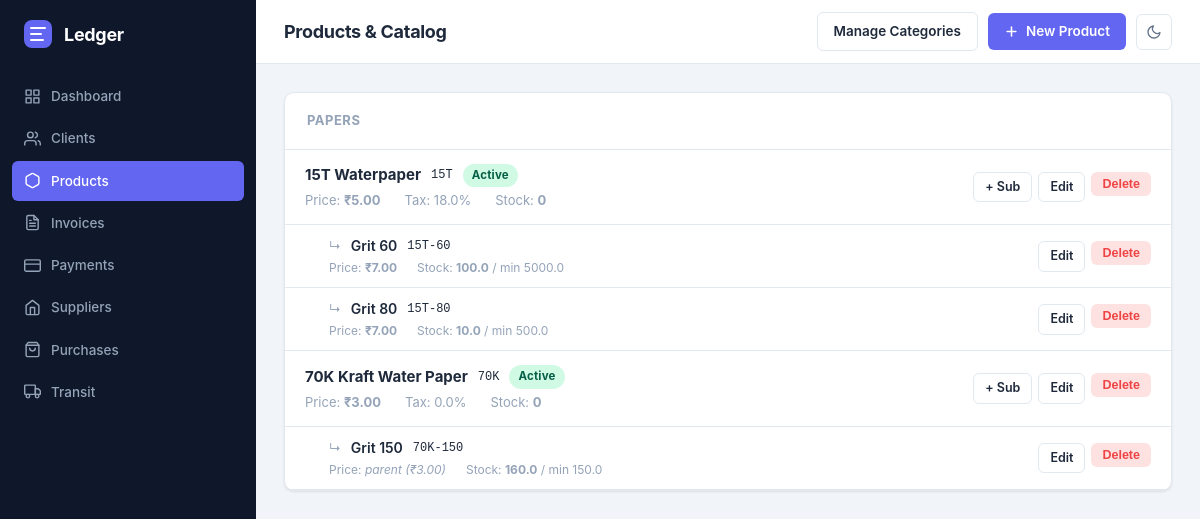
Screenshot of /products/ with the database file from the repository.
### tables this page shows
CREATE TABLE categories (
            id          INTEGER PRIMARY KEY AUTOINCREMENT,
            name        TEXT NOT NULL,
            description TEXT,
            created_at  TIMESTAMP DEFAULT CURRENT_TIMESTAMP
        );

CREATE TABLE products (
            id              INTEGER PRIMARY KEY AUTOINCREMENT,
            name            TEXT NOT NULL,
            sku             TEXT,
            description     TEXT,
            unit_price      REAL NOT NULL DEFAULT 0,
            tax_rate        REAL DEFAULT 0,
            category        TEXT,
            track_inventory INTEGER DEFAULT 0,
            stock_qty       INTEGER DEFAULT 0,
            is_active       INTEGER DEFAULT 1,
            created_at      TIMESTAMP DEFAULT CURRENT_TIMESTAMP
        , category_id INTEGER, min_quantity REAL DEFAULT 0, production_qty REAL DEFAULT 0, in_transit_qty REAL DEFAULT 0);

CREATE TABLE sub_products (
            id               INTEGER PRIMARY KEY AUTOINCREMENT,
            product_id       INTEGER NOT NULL,
            name             TEXT NOT NULL,
            sku              TEXT,
            description      TEXT,
            use_parent_price INTEGER DEFAULT 0,
            unit_price       REAL DEFAULT 0,
            tax_rate         REAL DEFAULT 0,
            track_inventory  INTEGER DEFAULT 1,
            stock_qty        REAL DEFAULT 0,
            min_quantity     REAL DEFAULT 0,
            production_qty   REAL DEFAULT 0,
            in_transit_qty   REAL DEFAULT 0,
            is_active        INTEGER DEFAULT 1,
            created_at       TIMESTAMP DEFAULT CURRENT_TIMESTAMP,
            FOREIGN KEY (product_id) REFERENCES products(id) ON DELETE CASCADE
        );

### app/routes/products.py (the view)
@bp.route("/")
def list_products():
    groups = product_service.get_products_with_subs()
    categories = product_service.get_all_categories()
    return render_template("products/list.html", groups=groups, categories=categories)

### app/__init__.py (called while the page is built, shortened)
def _format_inr(value):
    try:
        num = float(value or 0)
    except (TypeError, ValueError):
        num = 0.0
    negative = num < 0
    integer_part, decimal_part = f"{abs(num):.2f}".split(".")
    if len(integer_part) <= 3:
        formatted = integer_part
    result = f"₹{formatted}.{decimal_part}"
    return f"-{result}" if negative else result

### app/database.py (called while the page is built)
def get_db(app=None):
    from flask import current_app
    _app = app or current_app
    if "db" not in g:
        g.db = sqlite3.connect(_app.config["DATABASE"])
        g.db.row_factory = sqlite3.Row
        g.db.execute("PRAGMA foreign_keys = ON")
    return g.db

### app/services/product_service.py (called while the page is built)
def get_all_categories():
    return get_db().execute("SELECT * FROM categories ORDER BY name").fetchall()

def get_all_products(active_only=False):
    q = """SELECT p.*, c.name AS category_name
           FROM products p LEFT JOIN categories c ON p.category_id = c.id"""
    if active_only:
        q += " WHERE p.is_active=1"
    q += " ORDER BY c.name, p.name"
    return get_db().execute(q).fetchall()

def get_products_with_subs(active_only=False):
    products = get_all_products(active_only)
    result = []
    for p in products:
        subs = get_sub_products(p["id"])
        result.append({"product": p, "subs": subs})
    return result

def get_sub_products(product_id):
    return get_db().execute(
        "SELECT * FROM sub_products WHERE product_id=? ORDER BY name",
        (product_id,),
    ).fetchall()

### app/templates/products/list.html (shortened to what this page needs)
{% extends "base.html" %}
{% block page_title %}Products & Catalog{% endblock %}
{% block topbar_actions %}
  <a href="{{ url_for('products.list_categories') }}" class="btn btn-secondary">Manage Categories</a>
  <a href="{{ url_for('products.new_product') }}" class="btn btn-primary">
    <svg viewBox="0 0 24 24" fill="none" stroke="currentColor" stroke-width="2.5" stroke-linecap="round" stroke-linejoin="round"><line x1="12" y1="5" x2="12" y2="19"/><line x1="5" y1="12" x2="19" y2="12"/></svg>
    New Product
  </a>
{% endblock %}
{% block content %}
{% if groups %}
  {% set ns = namespace(current_cat=None) %}
  {% for g in groups %}
    {% set p = g.product %}
    {% set subs = g.subs %}
    {% if p.category_name != ns.current_cat %}
      {% set ns.current_cat = p.category_name %}
      <div class="card" style="margin-bottom:18px">
        <div class="card-header" style="background:var(--bg-alt)">
          <span class="card-title" style="font-size:13px;text-transform:uppercase;letter-spacing:.5px;color:var(--text-muted)">
            {{ p.category_name or 'Uncategorised' }}
          </span>
        </div>
    {% endif %}
    <div style="display:flex;align-items:center;gap:12px;padding:14px 20px;border-bottom:1px solid var(--border)">
      <div style="flex:1;min-width:0">
        <div style="display:flex;align-items:center;gap:10px;flex-wrap:wrap">
          <a href="{{ url_for('products.product_detail', product_id=p.id) }}"
             style="font-weight:700;font-size:15px;color:var(--text);text-decoration:none">{{ p.name }}</a>
          {% if p.sku %}<span class="muted font-mono" style="font-size:12px">{{ p.sku }}</span>{% endif %}
          <span class="badge badge-{{ 'active' if p.is_active else 'inactive' }}">{{ 'Active' if p.is_active else 'Inactive' }}</span>
        </div>
        <div style="display:flex;gap:24px;margin-top:4px;font-size:13px;color:var(--text-muted);flex-wrap:wrap">
          <span>Price: <strong style="color:var(--text)">{{ p.unit_price|inr }}</strong></span>
          <span>Tax: {{ p.tax_rate }}%</span>
          <span>Stock: <strong style="color:{% if p.stock_qty < p.min_quantity and p.min_quantity > 0 %}var(--danger){% else %}var(--text){% endif %}">{{ p.stock_qty }}</strong>
          </span>
        </div>
      </div>
      <div style="display:flex;gap:6px;flex-shrink:0">
        <a href="{{ url_for('products.new_sub_product', product_id=p.id) }}" class="btn btn-secondary btn-sm">+ Sub</a>
        <a href="{{ url_for('products.edit_product', product_id=p.id) }}" class="btn btn-secondary btn-sm">Edit</a>
        <form method="post" action="{{ url_for('products.delete_product', product_id=p.id) }}"
              onsubmit="return confirm('Delete {{ p.name }} and all its sub-products?')">
          <button class="btn btn-danger btn-sm">Delete</button>
        </form>
      </div>
    </div>
    {% for s in subs %}
    <div style="display:flex;align-items:center;gap:12px;padding:10px 20px 10px 44px;border-bottom:1px solid var(--border);background:var(--bg-alt)">
      <div style="flex:1;min-width:0">
        <div style="display:flex;align-items:center;gap:10px;flex-wrap:wrap">
          <span style="color:var(--text-muted);font-size:12px">↳</span>
          <span style="font-weight:600;font-size:14px">{{ s.name }}</span>
          {% if s.sku %}<span class="muted font-mono" style="font-size:12px">{{ s.sku }}</span>{% endif %}
        </div>
        <div style="display:flex;gap:20px;margin-top:3px;font-size:12px;color:var(--text-muted);flex-wrap:wrap">
          {% if s.use_parent_price %}
            <span>Price: <em>parent ({{ p.unit_price|inr }})</em></span>
          {% else %}
            <span>Price: <strong style="color:var(--text)">{{ s.unit_price|inr }}</strong></span>
          {% endif %}
          <span>Stock: <strong>{{ s.stock_qty }}</strong>
            {% set min_q = s.min_quantity if s.min_quantity > 0 else p.min_quantity %}
            {% if min_q > 0 %}<span style="color:var(--text-muted)"> / min {{ min_q }}</span>{% endif %}
          </span>
        </div>
      </div>
      <div style="display:flex;gap:6px;flex-shrink:0">
        <a href="{{ url_for('products.edit_sub_product', product_id=p.id, sub_id=s.id) }}" class="btn btn-secondary btn-sm">Edit</a>
        <form method="post" action="{{ url_for('products.delete_sub_product', product_id=p.id, sub_id=s.id) }}"
              onsubmit="return confirm('Delete {{ s.name }}?')">
          <button class="btn btn-danger btn-sm">Delete</button>
        </form>
      </div>
    </div>
    {% endfor %}
  {% endfor %}
  {% if ns.current_cat is not none %}</div>{% endif %}
{% endif %}
{% endblock %}

### app/static/css/main.css (style rules this page uses)
*, *::before, *::after { box-sizing: border-box; margin: 0; padding: 0; }
:root { --bg: #F1F5F9; --surface: #FFFFFF; --sidebar-bg: #0F172A; --sidebar-text:#94A3B8; --sidebar-hover:#1E293B; --accent: #6366F1; --accent-hover:#4F46E5; --accent-light:#EEF2FF; --success: #10B981; --success-light:#D1FAE5; --warning: #F59E0B; --warning-light:#FEF3C7; --danger: #EF4444; --danger-light:#FEE2E2; --info: #3B82F6; --info-light: #DBEAFE; --text-primary:#1E293B; --text-secondary:#64748B; --text-muted: #94A3B8; --border: #E2E8F0; --border-focus:#6366F1; --radius: 10px; --radius-sm: 6px; --radius-lg: 14px; --shadow-sm: 0 1px 3px rgba(0,0,0,.06), 0 1px 2px rgba(0,0,0,.04); --shadow: 0 4px 6px -1px rgba(0,0,0,.07), 0 2px 4px -1px rgba(0,0,0,.04); --shadow-md: 0 10px 15px -3px rgba(0,0,0,.08), 0 4px 6px -2px rgba(0,0,0,.04); --sidebar-w: 256px; --topbar-h: 64px; --font: -apple-system, BlinkMacSystemFont, 'Segoe UI', Roboto, 'Helvetica Neue', Arial, sans-serif; }
html, body { height: 100%; }
body { font-family: var(--font); background: var(--bg); color: var(--text-primary); display: flex; font-size: 14px; line-height: 1.5; }
.btn { display: inline-flex; align-items: center; gap: 7px; padding: 8px 16px; border-radius: var(--radius-sm); font-size: 13.5px; font-weight: 600; cursor: pointer; border: none; text-decoration: none; transition: background .15s, box-shadow .15s, transform .1s; white-space: nowrap; }
.btn svg { width: 15px; height: 15px; }
.btn-primary { background: var(--accent); color: #fff; }
.btn-secondary { background: var(--surface); color: var(--text-primary); border: 1px solid var(--border); }
.btn-danger { background: var(--danger-light); color: var(--danger); }
.btn-sm { padding: 5px 11px; font-size: 12.5px; }
.card { background: var(--surface); border: 1px solid var(--border); border-radius: var(--radius); box-shadow: var(--shadow-sm); }
.card-header { display: flex; align-items: center; justify-content: space-between; padding: 18px 22px; border-bottom: 1px solid var(--border); }
.card-title { font-size: 14.5px; font-weight: 700; color: var(--text-primary); }
.badge { display: inline-flex; align-items: center; gap: 4px; padding: 3px 9px; border-radius: 99px; font-size: 11.5px; font-weight: 700; text-transform: capitalize; letter-spacing: .2px; }
.badge-active { background: var(--success-light); color: #065F46; }
.font-mono { font-family: 'SF Mono', 'Fira Code', monospace; }

### rows the page displays
categories: name "PAPERS"
products: name "15T Waterpaper", sku "15T", is_active "Active", unit_price|inr "₹5.00", tax_rate "18.0", stock_qty "0"
sub_products: name "Grit 60", sku "15T-60", unit_price|inr "₹7.00", stock_qty "100.0", min_quantity "5000.0"
sub_products: name "Grit 80", sku "15T-80", unit_price|inr "₹7.00", stock_qty "10.0", min_quantity "500.0"
products: name "70K Kraft Water Paper", sku "70K", is_active "Active", unit_price|inr "₹3.00", tax_rate "0.0", stock_qty "0", unit_price|inr "₹3.00"
sub_products: name "Grit 150", sku "70K-150", stock_qty "160.0", min_quantity "150.0"
